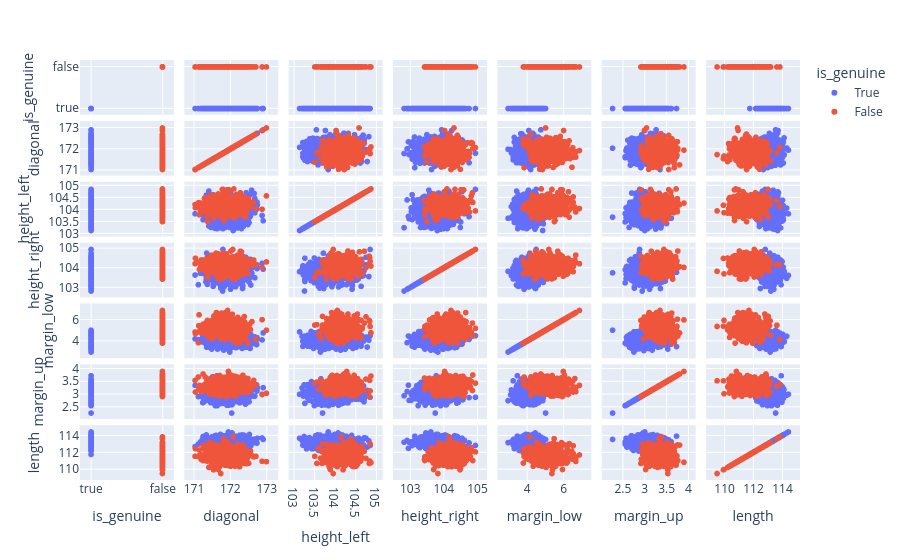

The code cell stored with this chart in its notebook:
### Markdown cell above
## Plotly

### Code cell
px.scatter_matrix(data,
                  color="is_genuine",
                  width=None,
                  height=800,)

### Figure 1 — Plotly figure (JSON) as saved in the notebook; plotly's stock layout.template omitted (floating-point values rounded to 4 significant figures; data arrays with more than 128 entries replaced by an {"elided": "..."} marker saying what was removed)
{"data": [{"dimensions": [{"axis": {"matches": true}, "label": "is_genuine", "values": {"elided": "1000 bool values"}}, {"axis": {"matches": true}, "label": "diagonal", "values": {"elided": "1000 float values"}}, {"axis": {"matches": true}, "label": "height_left", "values": {"elided": "1000 float values"}}, {"axis": {"matches": true}, "label": "height_right", "values": {"elided": "1000 float values"}}, {"axis": {"matches": true}, "label": "margin_low", "values": {"elided": "1000 float values"}}, {"axis": {"matches": true}, "label": "margin_up", "values": {"elided": "1000 float values"}}, {"axis": {"matches": true}, "label": "length", "values": {"elided": "1000 float values"}}], "hovertemplate": "is_genuine=True<br>%{xaxis.title.text}=%{x}<br>%{yaxis.title.text}=%{y}<extra></extra>", "legendgroup": "True", "marker": {"color": "#636efa", "symbol": "circle"}, "name": "True", "showlegend": true, "type": "splom"}, {"dimensions": [{"axis": {"matches": true}, "label": "is_genuine", "values": {"elided": "500 bool values"}}, {"axis": {"matches": true}, "label": "diagonal", "values": {"elided": "500 float values"}}, {"axis": {"matches": true}, "label": "height_left", "values": {"elided": "500 float values"}}, {"axis": {"matches": true}, "label": "height_right", "values": {"elided": "500 float values"}}, {"axis": {"matches": true}, "label": "margin_low", "values": {"elided": "500 float values"}}, {"axis": {"matches": true}, "label": "margin_up", "values": {"elided": "500 float values"}}, {"axis": {"matches": true}, "label": "length", "values": {"elided": "500 float values"}}], "hovertemplate": "is_genuine=False<br>%{xaxis.title.text}=%{x}<br>%{yaxis.title.text}=%{y}<extra></extra>", "legendgroup": "False", "marker": {"color": "#EF553B", "symbol": "circle"}, "name": "False", "showlegend": true, "type": "splom"}], "layout": {"autosize": true, "dragmode": "select", "legend": {"title": {"text": "is_genuine"}, "tracegroupgap": 0}, "margin": {"t": 60}, "xaxis": {"autorange": true, "range": [-0.2829, 1.283], "type": "category"}, "xaxis2": {"autorange": true, "range": [170.5, 173.6], "type": "linear"}, "xaxis3": {"autorange": true, "range": [102.6, 105.4], "type": "linear"}, "xaxis4": {"autorange": true, "range": [102.2, 105.6], "type": "linear"}, "xaxis5": {"autorange": true, "range": [1.871, 8.009], "type": "linear"}, "xaxis6": {"autorange": true, "range": [1.806, 4.374], "type": "linear"}, "xaxis7": {"autorange": true, "range": [108.1, 115.8], "type": "linear"}, "yaxis": {"autorange": true, "range": [-0.2829, 1.283], "type": "category"}, "yaxis2": {"autorange": true, "range": [170.5, 173.6], "type": "linear"}, "yaxis3": {"autorange": true, "range": [102.6, 105.4], "type": "linear"}, "yaxis4": {"autorange": true, "range": [102.2, 105.6], "type": "linear"}, "yaxis5": {"autorange": true, "range": [1.871, 8.009], "type": "linear"}, "yaxis6": {"autorange": true, "range": [1.806, 4.374], "type": "linear"}, "yaxis7": {"autorange": true, "range": [108.1, 115.8], "type": "linear"}}}
